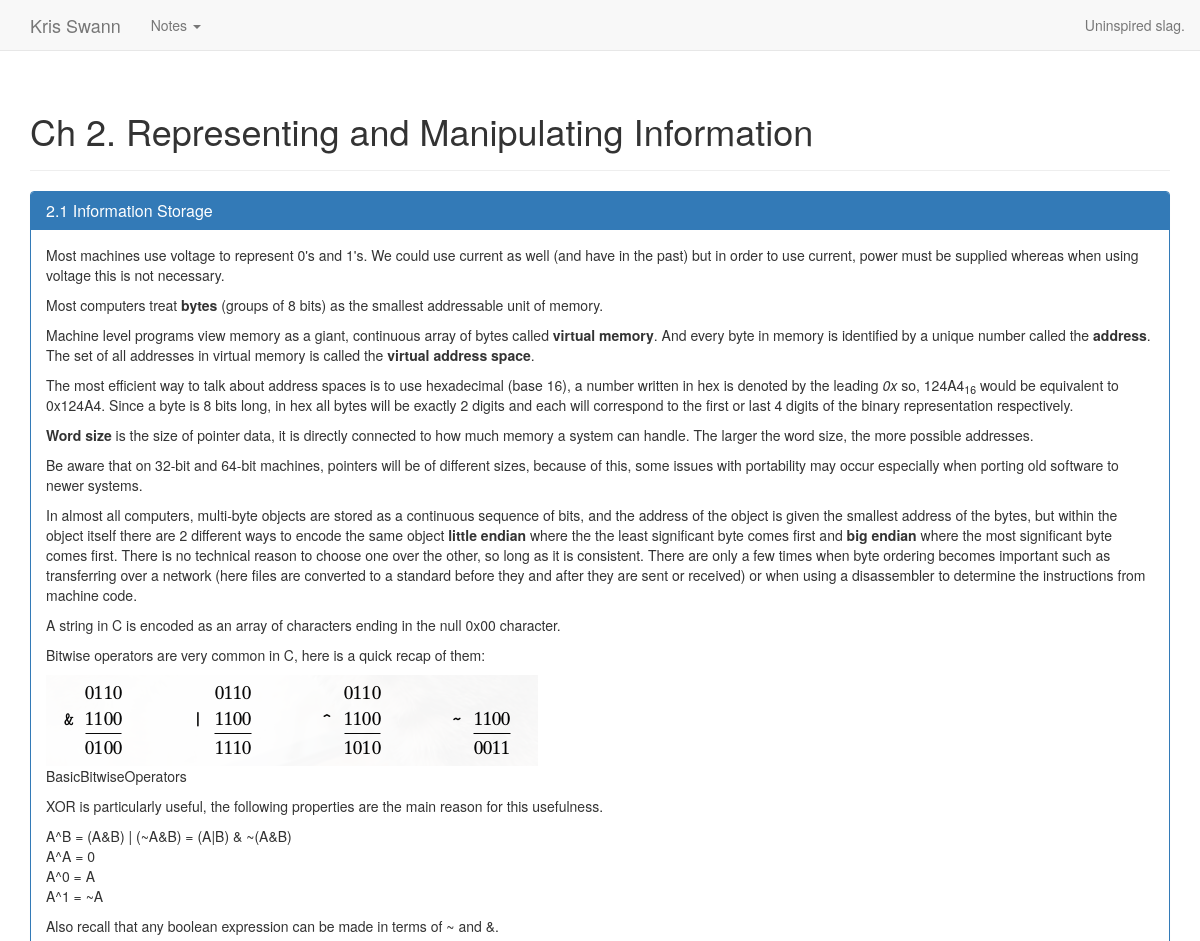
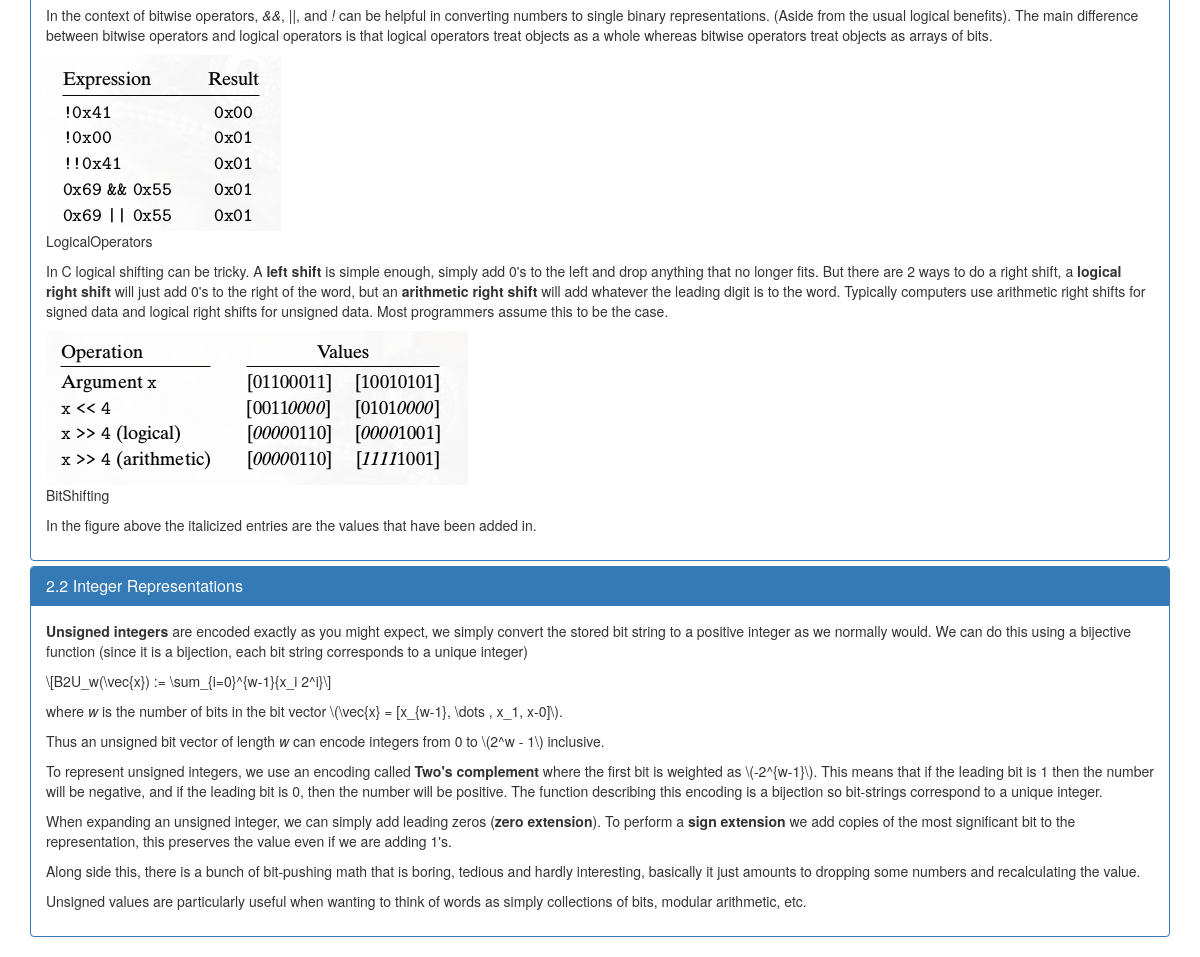
Page /notes/csci-2021/ch/2/ on the committed database (2 pictures, top to bottom).
### coursenotes/models.py (models this page shows, shortened)
class Chapter(models.Model):
    course = models.ForeignKey('Course', on_delete=models.CASCADE)
    number = models.SmallIntegerField()
    title = models.CharField(max_length=500)

class Section(models.Model):
    parent_chapter = models.ForeignKey('Chapter', on_delete=models.CASCADE)
    number = models.SmallIntegerField()
    title = models.CharField(max_length=500, blank=True)
    content_markdown = models.TextField()
    content_html = models.TextField()

### coursenotes/views.py (the view)
# urls.py: url(r'^(?P<course_slug>[\w-]+)/ch/(?P<ch_num>[0-9]+)/$', views.chapter_view, name='chapter_view'),
def chapter_view(request, course_slug, ch_num):
    context = {
        'ch': Course.objects.get(slug=course_slug).chapter_set.get(number=ch_num),
    }
    context.update(get_base_context())
    return render(request, 'coursenotes/chapter_view.html', context)

### coursenotes/templatetags/custom_tags.py (called while the page is built)
@register.simple_tag
def route_active(request, route, *args):
    if request.path == reverse(route, args=args):
        return 'active'
    else:
        return ''

### coursenotes/views.py (called while the page is built)
def get_base_context():
    max_year = Course.objects.all().aggregate(Max('year'))['year__max']
    max_sem = Course.objects.filter(year=max_year).aggregate(Max('semester'))['semester__max']
    latest_course = Course.objects.order_by('-year', '-semester')[0]
    return {
        'recent_courses': Course.objects.filter(year=latest_course.year, semester=latest_course.semester).order_by('course_num')
    }

### coursenotes/templates/coursenotes/chapter_view.html (shortened to what this page needs)
{% extends "coursenotes/base.html" %}
{% load staticfiles %}
{% block body %}
<div class="container">
    <div class="page-header">
        <h1>
            Ch {{ ch.number }}. {{ ch.title }}
        </h1>
    </div>
    <div class="panel-group">
        {% for section in ch.section_set.all %}
        <div class="panel panel-primary">
            <div class="panel-heading" sec-num="{{ section.number }}">
                <h3 class="panel-title">{{ ch.number }}.{{ section.number }} {{ section.title }}</h1>
            </div>
            <div id="sec-{{ section.number }}" class="panel-collapse collapse in">
                <div class="panel-body">
                    {{ section.content_html|safe }}
                </div>
            </div>
        </div>
        {% endfor %}
    </div>
</div>
{% endblock %}

### rows in the picture
Chapter: number "2", title "Representing and Manipulating Information"
Section: number "1", title "Information Storage", content_html "Most machines use voltage to represent 0's and 1's. We could use current as well (and have in the past) but in order to use current, power must be supplied whereas when using voltage this is not necessary. Most computers treat bytes (groups of 8 bits) as the smallest addressable unit of memory. Machine level programs view memory as a giant, continuous array of bytes called virtual memory . And every byte in memory is identified by a unique number called the address . The set of all addresses in virtual memory is called the virtual address space . The most efficient way to talk about address spaces is to use hexadecimal (base 16), a number written in hex is denoted by the leading 0x so,…", content_html (picture)
Section: number "2", title "Integer Representations", content_html "Unsigned integers are encoded exactly as you might expect, we simply convert the stored bit string to a positive integer as we normally would. We can do this using a bijective function (since it is a bijection, each bit string corresponds to a unique integer) \\[B2U_w(\\vec{x}) := \\sum_{i=0}^{w-1}{x_i 2^i}\\] where w is the number of bits in the bit vector \\(\\vec{x} = [x_{w-1}, \\dots , x_1, x-0]\\) . Thus an unsigned bit vector of length w can encode integers from 0 to \\(2^w - 1\\) inclusive. To represent unsigned integers, we use an encoding called Two's complement where the first bit is weighted as \\(-2^{w-1}\\) . This means that if the leading bit is 1 then the number will be negative, and if…"
